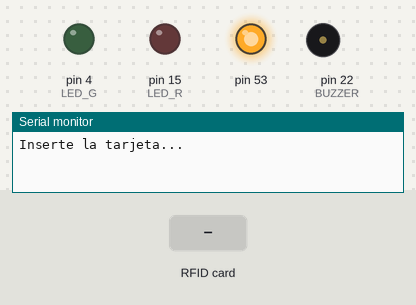
This sketch was run on a simulated Arduino Mega 2560, built with avr-gcc and run on an emulated ATmega2560. Shown: output pins drawn as LEDs (lit = HIGH), buzzer (waves = sounding, pin HIGH), the last lines printed to the serial monitor. The test bench sets the inputs (shaded band).

Above: at 1.2 s.
1.3 s: RFID card 04 DB 28 8A 95 61 84 held to the reader
At 2.6 s:
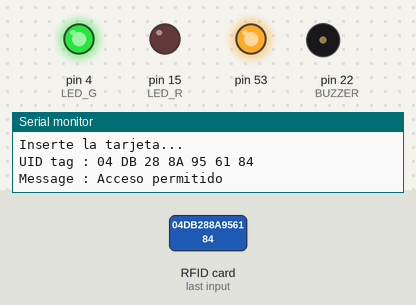
4.3 s: RFID card 5E 7A 19 C4 held to the reader
At 4.7 s:
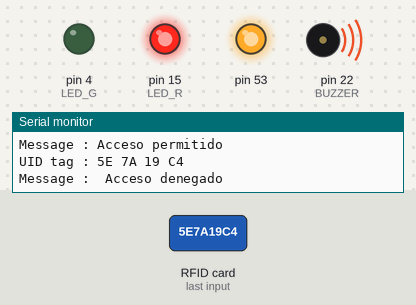
Timing chart, 0 to 7.3 s (numbered marks = the images above; inputs shaded):
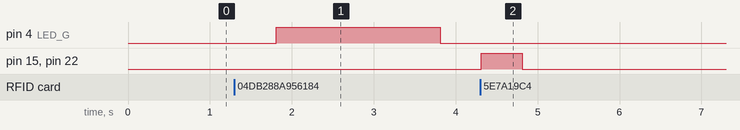

Measured:
- after the input at 1.3 s, pin 4 (LED_G): LOW → HIGH after 0.51 s, → LOW 2.0 s later
- after the input at 4.3 s, pin 15 (LED_R), pin 22 (BUZZER): LOW → HIGH at once, → LOW 0.50 s later

The sketch:

SensorNFC.ino
```cpp
#include <SPI.h>
#include <MFRC522.h>

#define SS_PIN 5
#define RST_PIN 2 //2
#define LED_G 4 //define green LED pin
#define LED_R 15 //define red LED
#define BUZZER 22 //buzzer pin
#define ACCESS_DELAY 2000
#define DENIED_DELAY 500
MFRC522 mfrc522(SS_PIN, RST_PIN);   // Create MFRC522 instance.

void setup()
{
  Serial.begin(115200);   // Initiate a serial communication
  SPI.begin();          // Initiate  SPI bus
  mfrc522.PCD_Init();   // Initiate MFRC522
  pinMode(LED_G, OUTPUT);
  pinMode(LED_R, OUTPUT);
  pinMode(BUZZER, OUTPUT);
  //noTone(BUZZER);
  Serial.println("Inserte la tarjeta...");
  Serial.println();

}
void loop()
{
  // Esperando tarjeta
  if ( ! mfrc522.PICC_IsNewCardPresent())
  {
    return;
  }
  // Leer tarjeta
  if ( ! mfrc522.PICC_ReadCardSerial())
  {
    return;
  }
  //Imprimir código NFC
  Serial.print("UID tag :");
  String content= "";
  byte letter;
  for (byte i = 0; i < mfrc522.uid.size; i++)
  {
     Serial.print(mfrc522.uid.uidByte[i] < 0x10 ? " 0" : " ");
     Serial.print(mfrc522.uid.uidByte[i], HEX);
     content.concat(String(mfrc522.uid.uidByte[i] < 0x10 ? " 0" : " "));
     content.concat(String(mfrc522.uid.uidByte[i], HEX));
  }
  Serial.println();
  Serial.print("Message : ");
  content.toUpperCase();
  if (content.substring(1) == "04 DB 28 8A 95 61 84") //change here the UID of the card/cards that you want to give access
  {
    Serial.println("Acceso permitido");
    Serial.println();
    delay(500);
    digitalWrite(LED_G, HIGH);
    delay(ACCESS_DELAY);
    digitalWrite(LED_G, LOW);
  }

 else   {
    Serial.println(" Acceso denegado");
    digitalWrite(LED_R, HIGH);
    digitalWrite(BUZZER, HIGH);
    //tone(BUZZER, 300);
    delay(DENIED_DELAY);
    digitalWrite(LED_R, LOW);
    digitalWrite(BUZZER, LOW);
    //noTone(BUZZER);
  }
}
```
